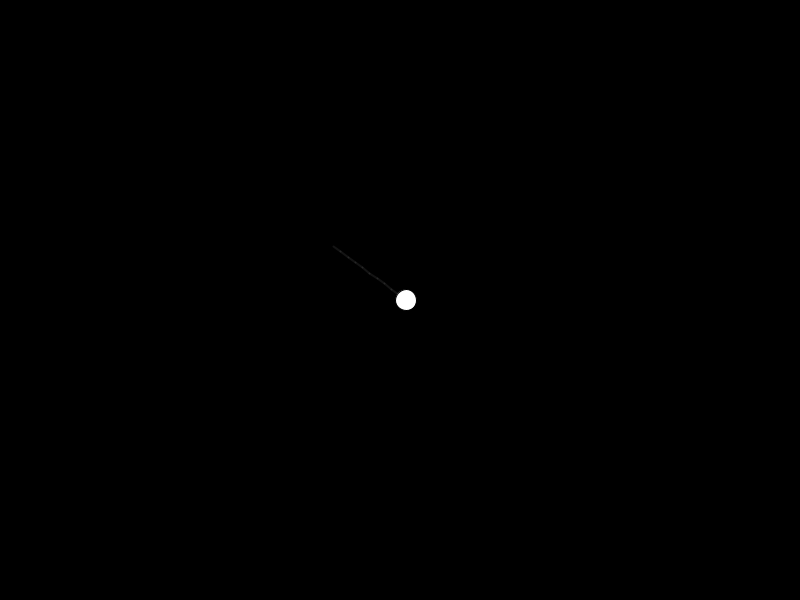
Frame 1 (no input)
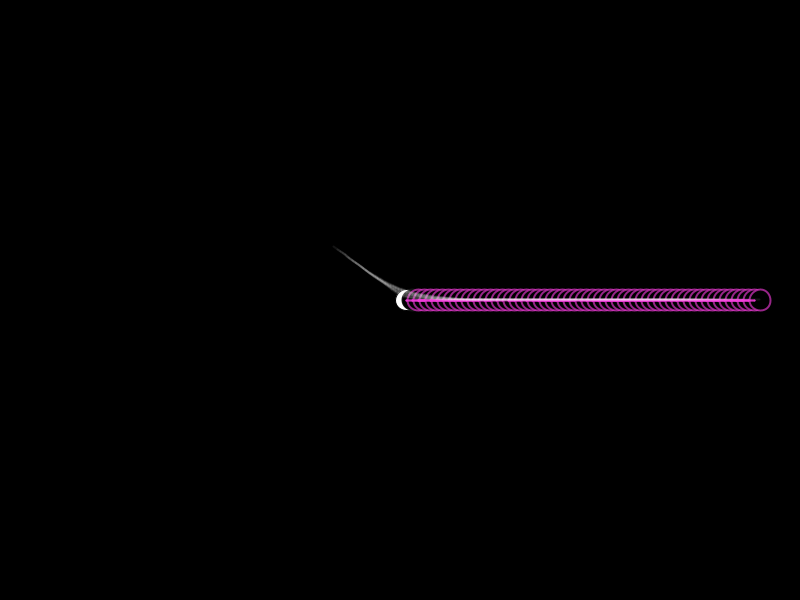
Frame 60 (the mouse pressed at the canvas centre just before this capture)
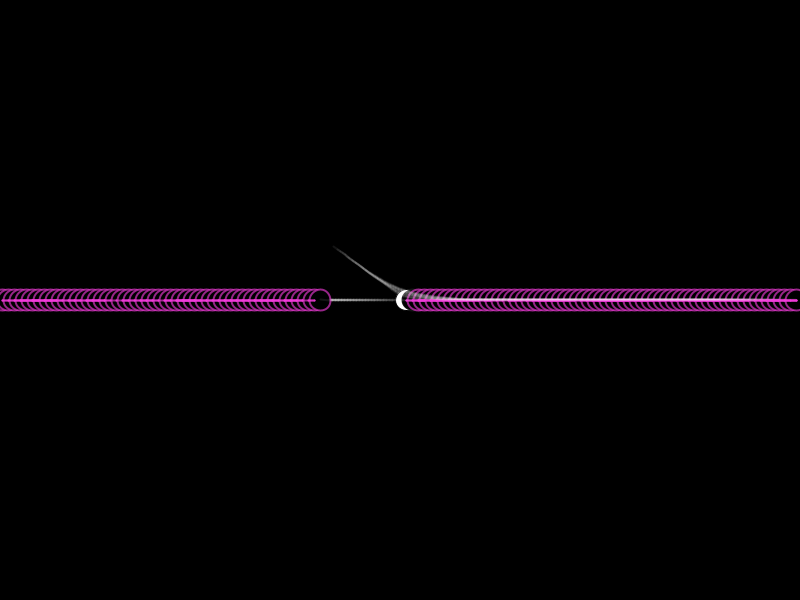
Frame 120 (the mouse held since frame 60 and released just before this capture)

The Processing sketch that drew these frames (run headless with seeded random() and noise(); from frame 60 on, the mouse is pressed at the canvas centre):

// Processing sketch: processing_23573
// ── processing_23573.pde

float s = 6;//default moving speed of snake
float r = 14;//the size
ArrayList snake = new ArrayList();
PVector vel = new PVector(s,0);
///----
float e = 6;//default moving speed of snake
float d = 14;//the size
ArrayList crow = new ArrayList();
PVector cel = new PVector(e,0);
///----
float t = 6;//default moving speed of snake
float g = 14;//the size
ArrayList worm = new ArrayList();
PVector wel = new PVector(t,0);
///----
float y = 6;//default moving speed of snake
float h = 14;//the size
ArrayList wiki = new ArrayList();
PVector wik = new PVector(y,0);
//----------------------------------------------------------
float dx, dy, theta, nx, ny;
//------------------------------
 Segment[] segments;
float[] ax = new float[10];
float[] ay = new float[10];
float segLength = 9;
//---------------------------------------------------
//ArrayList history = new ArrayList();
  int historySize = 300;
 // PVector[] poshistory = new PVector[historySize];
float distthresh = 100;
ArrayList people = new ArrayList();

void setup()
{
  //some boring setup
  size(800, 600);
  background(0);
  smooth();
  frameRate(30);
  rectMode(CENTER);
 
  snake.add(new PVector(width/2, height/2));//the first one is the HEADn

  crow.add(new PVector(width/2, height/2));
  
   worm.add(new PVector(width/2, height/2));

   wiki.add(new PVector(width/2, height/2));
}
 
void draw()
{  //keyboard w/s/a/d
  if (keyPressed)
  {
    if (vel.x == 0)
    {
      if (key == 'q')
        vel = new PVector(-s,0);
      else if (key == 'd')
        vel = new PVector(s,0);
    }
    if (vel.y == 0)
    {
      if (key == 'z')
        vel = new PVector(0,-s);
      else if (key == 's')
        vel = new PVector(0,s);
    }
  }
 
  //[update & draw snake's head]
  PVector head = (PVector)snake.get(0);
  head.add(vel);
  if (head.x > width) head.x -= width;
  else if (head.x < 0) head.x += width;
  if (head.y > height) head.y -= height;
  else if (head.y < 0) head.y += height;
  
//-------------------------
if (keyPressed)
  {
    if (cel.x == 0)
    {
      if (key == 'f')
        cel = new PVector(-e,0);
      else if (key == 'h')
        cel = new PVector(e,0);
    }
    if (cel.y == 0)
    {
      if (key == 't')
        cel = new PVector(0,-e);
      else if (key == 'g')
        cel = new PVector(0,e);
    }
  }
 
  //[update & draw snake's head]
 
//-------------------------
if (keyPressed)
  {
    if (wel.x == 0)
    {
      if (key == 'j')
        wel = new PVector(-t,0);
      else if (key == 'l')
        wel = new PVector(t,0);
    }
    if (wel.y == 0)
    {
      if (key == 'i')
        wel = new PVector(0,-t);
      else if (key == 'k')
        wel = new PVector(0,t);
    }
  }
 
  //[update & draw snake's head]
  PVector bird = (PVector)worm.get(0);
  bird.add(wel);
  if (bird.x > width) bird.x -= width;
  else if (bird.x < 0) bird.x += width;
  if (bird.y > height) bird.y -= height;
  else if (bird.y < 0) bird.y += height;
    ellipse(bird.x, bird.y, g*1.5,g*1.5);
 


//-------------------------
if (keyPressed)
  {
    if (wik.x == 0)
    {
      if (key == 'w')
        wik = new PVector(-y,0);
      else if (key == 'c')
        wik = new PVector(y,0);
    }
    if (wik.y == 0)
    {
      if (key == 'x')
        wik = new PVector(0,-y);
      else if (key == 'v')
        wik = new PVector(0,y);
    }
  }
 
  //[update & draw snake's head]
  PVector loutch = (PVector)wiki.get(0);
  loutch.add(wik);
  if (loutch.x > width) loutch.x -= width;
  else if (loutch.x < 0) loutch.x += width;
  if (loutch.y > height) loutch.y -= height;
  else if (loutch.y < 0) loutch.y += height;

 
  fill(0);

//--------------------------------

    
  
 //---------------------------------------------------------------
  dragSegment(0, head.x, head.y);
  for(int i=0; i<ax.length-1; i++) {
    dragSegment(i+1, ax[i], ay[i]);
  }
  //-----------------------------------------------------
 for (int p=0; p<people.size(); p++){
      person per=(person) people.get(p);
      per.update();
  }
  println(people.size());
  for (int i=0; i<people.size(); i++){    //主體
       person per=(person) people.get(i);
       PVector p = new PVector(
       per.posHistory[historySize-1].x,
       per.posHistory[historySize-1].y,
       per.posHistory[historySize-1].z);
        
        
     for (int j=0; j<people.size(); j++){  //對象
          person per2=(person) people.get(j);
       for (int k=0; k<historySize; k++){
          
         PVector v2=new PVector( per2.posHistory[k].x, per2.posHistory[k].y, per2.posHistory[k].z);
         float dis = PVector.dist(p,v2);
         float joint =   dis/distthresh;
         if(joint<random(0.3)){     stroke(per.r,per.g,per.b,per.a);  line(p.x,p.y,v2.x,v2.y);   }
         }
      }
  }
   if (people.size() < 1 ){
  person one=new person(mouseX,mouseY);
  people.add(one);   
}
}


void dragSegment(int i, float xin, float yin) {
  float dx = xin - ax[i];
  float dy = yin - ay[i];
  float angle = atan2(dy, dx);  
  ax[i] = xin - cos(angle) * segLength;
  ay[i] = yin - sin(angle) * segLength;
  segment(ax[i], ay[i], angle);
}

void segment(float x, float y, float a) {
  strokeWeight(2);
  stroke(255, 20);
  pushMatrix();
  translate(x, y);
  rotate(a);
  line(0, 0, segLength, 0);
  popMatrix();
}
class person
{
  //int historySize = 256;
  PVector[] posHistory = new PVector[historySize];
  float disX=1;
  float disY=1;
  float posX,posY;
  float desX,desY;
  float r,g,b,a;
   
   
  public person(float _posX,float _posY)
  {
     for(int i=0; i<historySize ;i++){
     posHistory[i] = new PVector(0,0,0);
    }
   disX=random(-1,1);
   if(disX==0)disX=1;
   disY=random(-1,1);
   if(disY==0)disY=1;
    posX=_posX;
    posY=_posY;
    r=random(0,255);
    g=random(0,255);
    b=random(0,255);
    a=random(127,230);
     
     
  }
  void update()//(int x, int y)
  { //get Pos from DataBase =>Destination
    // nowPosition ~ Destination
     
     
    if(posX<0 || posX>width){
    disX = -disX+random(-1,1);;
    }
    if(posY<0 || posY>height){
    disY = -disY+random(-1,1);;
    }
    posX=posX+disX;
    posY=posY+disY;
    //------------------------------------
      PVector bec = (PVector)crow.get(0);
  bec.add(cel);
  if (bec.x > width) bec.x -= width;
  else if (bec.x < 0) bec.x += width;
  if (bec.y > height) bec.y -= height;
  else if (bec.y < 0) bec.y += height;
      stroke(r,g,b,a);
    PVector c = new PVector(bec.x,bec.y,0);
    for(int i=0; i<historySize-1 ;i++){
     posHistory[i].x = posHistory[i+1].x;
     posHistory[i].y = posHistory[i+1].y;
     posHistory[i].z = posHistory[i+1].z;
    }
     posHistory[historySize-1].x=c.x;
     posHistory[historySize-1].y=c.y;
     posHistory[historySize-1].z=c.z;
 /*
     for (int p=0; p<historySize; p++){
     PVector v1=new PVector( posHistory[p].x, posHistory[p].y, posHistory[p].z );
     PVector v2=new PVector( posHistory[historySize-1].x, posHistory[historySize-1].y, posHistory[historySize-1].z);
     float dis = PVector.dist(v1,v2);
     float j =  p/historySize+ dis/distthresh;
     if(j<random(0.3)){   line(c.x,c.y,v1.x,v1.y);   }
     }*/
  }
      
      
  }
class Segment
{
  float x,y;
  float rot;
  float len;
  color col;
  Segment(float tempx,float tempy,float temprot)
  {
    x = tempx;
    y = tempy;
    rot = temprot;
 
    len = 5;
    col = color(0,0,0,50);
  }}
